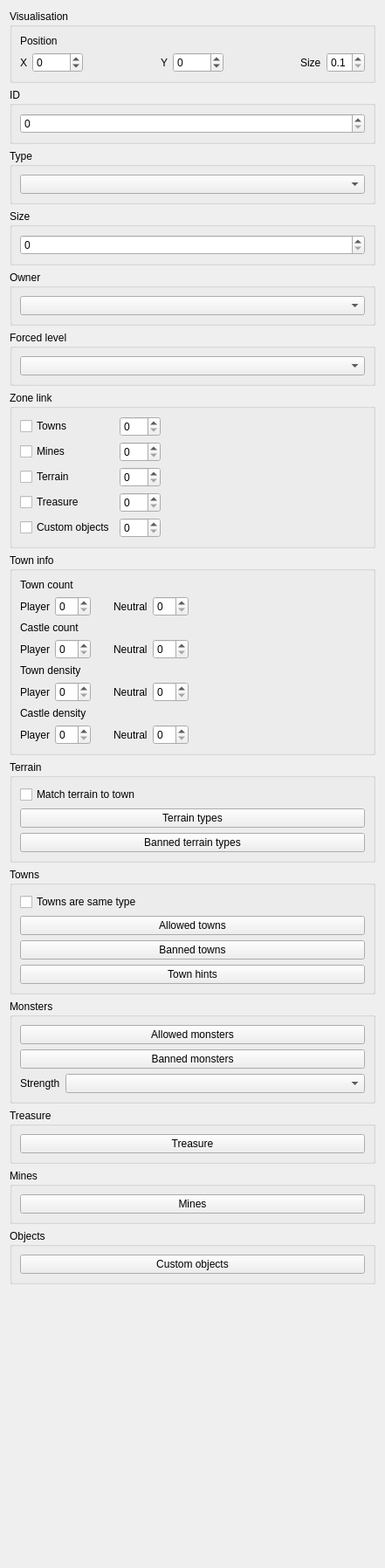
       <widget class="QWidget" name="pageZone">
        <property name="geometry">
         <rect>
          <x>0</x>
          <y>-106</y>
          <width>441</width>
          <height>1796</height>
         </rect>
        </property>
        <attribute name="label">
         <string>Zone</string>
        </attribute>
        <layout class="QVBoxLayout" name="verticalLayout_3">
         <item>
          <widget class="QGroupBox" name="groupBoxVisualisation">
           <property name="title">
            <string>Visualisation</string>
           </property>
           <layout class="QVBoxLayout" name="verticalLayout_7">
            <item>
             <widget class="QLabel" name="labelZoneVisPos">
              <property name="text">
               <string>Position</string>
              </property>
             </widget>
            </item>
            <item>
             <layout class="QHBoxLayout" name="horizontalLayout_4">
              <property name="topMargin">
               <number>0</number>
              </property>
              <item>
               <widget class="QLabel" name="labelZoneVisPosX">
                <property name="text">
                 <string>X</string>
                </property>
               </widget>
              </item>
              <item>
               <widget class="QSpinBox" name="spinBoxZoneVisPosX">
                <property name="minimum">
                 <number>-9999</number>
                </property>
                <property name="maximum">
                 <number>9999</number>
                </property>
               </widget>
              </item>
              <item>
               <spacer name="horizontalSpacer_13">
                <property name="orientation">
                 <enum>Qt::Horizontal</enum>
                </property>
                <property name="sizeHint" stdset="0">
                 <size>
                  <width>40</width>
                  <height>20</height>
                 </size>
                </property>
               </spacer>
              </item>
              <item>
               <widget class="QLabel" name="labelZoneVisPosY">
                <property name="text">
                 <string>Y</string>
                </property>
               </widget>
              </item>
              <item>
               <widget class="QSpinBox" name="spinBoxZoneVisPosY">
                <property name="minimum">
                 <number>-9999</number>
                </property>
                <property name="maximum">
                 <number>9999</number>
                </property>
               </widget>
              </item>
              <item>
               <spacer name="horizontalSpacer_14">
                <property name="orientation">
                 <enum>Qt::Horizontal</enum>
                </property>
                <property name="sizeHint" stdset="0">
                 <size>
                  <width>40</width>
                  <height>20</height>
                 </size>
                </property>
               </spacer>
              </item>
              <item>
               <widget class="QLabel" name="labelZonePosVisSize">
                <property name="text">
                 <string>Size</string>
                </property>
               </widget>
              </item>
              <item>
               <widget class="QDoubleSpinBox" name="doubleSpinBoxZoneVisSize">
                <property name="decimals">
                 <number>1</number>
                </property>
                <property name="minimum">
                 <double>0.100000000000000</double>
                </property>
                <property name="maximum">
                 <double>9.900000000000000</double>
                </property>
                <property name="singleStep">
                 <double>0.100000000000000</double>
                </property>
               </widget>
              </item>
             </layout>
            </item>
           </layout>
          </widget>
         </item>
         <item>
          <widget class="QGroupBox" name="groupBoxId">
           <property name="title">
            <string>ID</string>
           </property>
           <layout class="QVBoxLayout" name="verticalLayout_8">
            <item>
             <widget class="QSpinBox" name="spinBoxZoneId">
              <property name="maximum">
               <number>999</number>
              </property>
             </widget>
            </item>
           </layout>
          </widget>
         </item>
         <item>
          <widget class="QGroupBox" name="groupBoxType">
           <property name="title">
            <string>Type</string>
           </property>
           <layout class="QVBoxLayout" name="verticalLayout_9">
            <item>
             <widget class="QComboBox" name="comboBoxZoneType"/>
            </item>
           </layout>
          </widget>
         </item>
         <item>
          <widget class="QGroupBox" name="groupBoxSize">
           <property name="title">
            <string>Size</string>
           </property>
           <layout class="QVBoxLayout" name="verticalLayout_10">
            <item>
             <widget class="QSpinBox" name="spinBoxZoneSize">
              <property name="maximum">
               <number>99999</number>
              </property>
             </widget>
            </item>
           </layout>
          </widget>
         </item>
         <item>
          <widget class="QGroupBox" name="groupBoxOwner">
           <property name="title">
            <string>Owner</string>
           </property>
           <layout class="QVBoxLayout" name="verticalLayout_11">
            <item>
             <widget class="QComboBox" name="comboBoxZoneOwner"/>
            </item>
           </layout>
          </widget>
         </item>
         <item>
          <widget class="QGroupBox" name="groupBoxForcedLevel">
           <property name="title">
            <string>Forced level</string>
           </property>
           <layout class="QVBoxLayout" name="verticalLayout_22">
            <item>
             <widget class="QComboBox" name="comboBoxForcedLevel"/>
            </item>
           </layout>
          </widget>
         </item>
         <item>
          <widget class="QGroupBox" name="groupBoxZoneLink">
           <property name="title">
            <string>Zone link</string>
           </property>
           <layout class="QGridLayout" name="gridLayout">
            <item row="3" column="0">
             <widget class="QCheckBox" name="checkBoxZoneLinkMines">
              <property name="text">
               <string>Mines</string>
              </property>
             </widget>
            </item>
            <item row="6" column="0">
             <widget class="QCheckBox" name="checkBoxZoneLinkCustomObjects">
              <property name="text">
               <string>Custom objects</string>
              </property>
             </widget>
            </item>
            <item row="0" column="0">
             <widget class="QCheckBox" name="checkBoxZoneLinkTowns">
              <property name="text">
               <string>Towns</string>
              </property>
             </widget>
            </item>
            <item row="4" column="0">
             <widget class="QCheckBox" name="checkBoxZoneLinkTerrain">
              <property name="text">
               <string>Terrain</string>
              </property>
             </widget>
            </item>
            <item row="3" column="1">
             <widget class="QSpinBox" name="spinBoxZoneLinkMines">
              <property name="minimum">
               <number>0</number>
              </property>
              <property name="maximum">
               <number>999</number>
              </property>
             </widget>
            </item>
            <item row="5" column="0">
             <widget class="QCheckBox" name="checkBoxZoneLinkTreasure">
              <property name="text">
               <string>Treasure</string>
              </property>
             </widget>
            </item>
            <item row="4" column="1">
             <widget class="QSpinBox" name="spinBoxZoneLinkTerrain">
              <property name="minimum">
               <number>0</number>
              </property>
              <property name="maximum">
               <number>999</number>
              </property>
             </widget>
            </item>
            <item row="5" column="1">
             <widget class="QSpinBox" name="spinBoxZoneLinkTreasure">
              <property name="minimum">
               <number>0</number>
              </property>
              <property name="maximum">
               <number>999</number>
              </property>
             </widget>
            </item>
            <item row="0" column="1">
             <widget class="QSpinBox" name="spinBoxZoneLinkTowns">
              <property name="minimum">
               <number>0</number>
              </property>
              <property name="maximum">
               <number>999</number>
              </property>
             </widget>
            </item>
            <item row="6" column="1">
             <widget class="QSpinBox" name="spinBoxZoneLinkCustomObjects">
              <property name="minimum">
               <number>0</number>
              </property>
              <property name="maximum">
               <number>999</number>
              </property>
             </widget>
            </item>
            <item row="0" column="2">
             <spacer name="horizontalSpacer_19">
              <property name="orientation">
               <enum>Qt::Horizontal</enum>
              </property>
              <property name="sizeHint" stdset="0">
               <size>
                <width>40</width>
                <height>20</height>
               </size>
              </property>
             </spacer>
            </item>
           </layout>
          </widget>
         </item>
         <item>
          <widget class="QGroupBox" name="groupBoxTownInfo">
           <property name="title">
            <string>Town info</string>
           </property>
           <layout class="QVBoxLayout" name="verticalLayout_12">
            <item>
             <widget class="QLabel" name="labelTownCount">
              <property name="text">
               <string>Town count</string>
              </property>
             </widget>
            </item>
            <item>
             <layout class="QHBoxLayout" name="horizontalLayout_5">
              <property name="topMargin">
               <number>0</number>
              </property>
              <item>
               <widget class="QLabel" name="labelTownCountPlayer">
                <property name="text">
                 <string>Player</string>
                </property>
               </widget>
              </item>
              <item>
               <widget class="QSpinBox" name="spinBoxTownCountPlayer"/>
              </item>
              <item>
               <spacer name="horizontalSpacer_9">
                <property name="orientation">
                 <enum>Qt::Horizontal</enum>
                </property>
                <property name="sizeType">
                 <enum>QSizePolicy::Fixed</enum>
                </property>
                <property name="sizeHint" stdset="0">
                 <size>
                  <width>20</width>
                  <height>20</height>
                 </size>
                </property>
               </spacer>
              </item>
              <item>
               <widget class="QLabel" name="labelTownCountNeutral">
                <property name="text">
                 <string>Neutral</string>
                </property>
               </widget>
              </item>
              <item>
               <widget class="QSpinBox" name="spinBoxTownCountNeutral"/>
              </item>
              <item>
               <spacer name="horizontalSpacer_15">
                <property name="orientation">
                 <enum>Qt::Horizontal</enum>
                </property>
                <property name="sizeHint" stdset="0">
                 <size>
                  <width>40</width>
                  <height>20</height>
                 </size>
                </property>
               </spacer>
              </item>
             </layout>
            </item>
            <item>
             <widget class="QLabel" name="labelCastleCount">
              <property name="text">
               <string>Castle count</string>
              </property>
             </widget>
            </item>
            <item>
             <layout class="QHBoxLayout" name="horizontalLayout_6">
              <property name="topMargin">
               <number>0</number>
              </property>
              <item>
               <widget class="QLabel" name="labelCastleCountPlayer">
                <property name="text">
                 <string>Player</string>
                </property>
               </widget>
              </item>
              <item>
               <widget class="QSpinBox" name="spinBoxCastleCountPlayer"/>
              </item>
              <item>
               <spacer name="horizontalSpacer_10">
                <property name="orientation">
                 <enum>Qt::Horizontal</enum>
                </property>
                <property name="sizeType">
                 <enum>QSizePolicy::Fixed</enum>
                </property>
                <property name="sizeHint" stdset="0">
                 <size>
                  <width>20</width>
                  <height>20</height>
                 </size>
                </property>
               </spacer>
              </item>
              <item>
               <widget class="QLabel" name="labelCastleCountNeutral">
                <property name="text">
                 <string>Neutral</string>
                </property>
               </widget>
              </item>
              <item>
               <widget class="QSpinBox" name="spinBoxCastleCountNeutral"/>
              </item>
              <item>
               <spacer name="horizontalSpacer_16">
                <property name="orientation">
                 <enum>Qt::Horizontal</enum>
                </property>
                <property name="sizeHint" stdset="0">
                 <size>
                  <width>40</width>
                  <height>20</height>
                 </size>
                </property>
               </spacer>
              </item>
             </layout>
            </item>
            <item>
             <widget class="QLabel" name="labelTownDensity">
              <property name="text">
               <string>Town density</string>
              </property>
             </widget>
            </item>
            <item>
             <layout class="QHBoxLayout" name="horizontalLayout_7">
              <property name="topMargin">
               <number>0</number>
              </property>
              <item>
               <widget class="QLabel" name="labelTownDensityPlayer">
                <property name="text">
                 <string>Player</string>
                </property>
               </widget>
              </item>
              <item>
               <widget class="QSpinBox" name="spinBoxTownDensityPlayer"/>
              </item>
              <item>
               <spacer name="horizontalSpacer_11">
                <property name="orientation">
                 <enum>Qt::Horizontal</enum>
                </property>
                <property name="sizeType">
                 <enum>QSizePolicy::Fixed</enum>
                </property>
                <property name="sizeHint" stdset="0">
                 <size>
                  <width>20</width>
                  <height>20</height>
                 </size>
                </property>
               </spacer>
              </item>
              <item>
               <widget class="QLabel" name="labelTownDensityNeutral">
                <property name="text">
                 <string>Neutral</string>
                </property>
               </widget>
              </item>
              <item>
               <widget class="QSpinBox" name="spinBoxTownDensityNeutral"/>
              </item>
              <item>
               <spacer name="horizontalSpacer_17">
                <property name="orientation">
                 <enum>Qt::Horizontal</enum>
                </property>
                <property name="sizeHint" stdset="0">
                 <size>
                  <width>40</width>
                  <height>20</height>
                 </size>
                </property>
               </spacer>
              </item>
             </layout>
            </item>
            <item>
             <widget class="QLabel" name="labelCastleDensity">
              <property name="text">
               <string>Castle density</string>
              </property>
             </widget>
            </item>
            <item>
             <layout class="QHBoxLayout" name="horizontalLayout_8">
              <property name="topMargin">
               <number>0</number>
              </property>
              <item>
               <widget class="QLabel" name="labelCastleDensityPlayer">
                <property name="text">
                 <string>Player</string>
                </property>
               </widget>
              </item>
              <item>
               <widget class="QSpinBox" name="spinBoxCastleDensityPlayer"/>
              </item>
              <item>
               <spacer name="horizontalSpacer_12">
                <property name="orientation">
                 <enum>Qt::Horizontal</enum>
                </property>
                <property name="sizeType">
                 <enum>QSizePolicy::Fixed</enum>
                </property>
                <property name="sizeHint" stdset="0">
                 <size>
                  <width>20</width>
                  <height>20</height>
                 </size>
                </property>
               </spacer>
              </item>
              <item>
               <widget class="QLabel" name="labelCastleDensityNeutral">
                <property name="text">
                 <string>Neutral</string>
                </property>
               </widget>
              </item>
              <item>
               <widget class="QSpinBox" name="spinBoxCastleDensityNeutral"/>
              </item>
              <item>
               <spacer name="horizontalSpacer_18">
                <property name="orientation">
                 <enum>Qt::Horizontal</enum>
                </property>
                <property name="sizeHint" stdset="0">
                 <size>
                  <width>40</width>
                  <height>20</height>
                 </size>
                </property>
               </spacer>
              </item>
             </layout>
            </item>
           </layout>
          </widget>
         </item>
         <item>
          <widget class="QGroupBox" name="groupBoxTerrain">
           <property name="title">
            <string>Terrain</string>
           </property>
           <layout class="QVBoxLayout" name="verticalLayout_13">
            <item>
             <widget class="QCheckBox" name="checkBoxMatchTerrainToTown">
              <property name="text">
               <string>Match terrain to town</string>
              </property>
             </widget>
            </item>
            <item>
             <widget class="QPushButton" name="pushButtonOpenTerrainTypes">
              <property name="text">
               <string>Terrain types</string>
              </property>
             </widget>
            </item>
            <item>
             <widget class="QPushButton" name="pushButtonOpenBannedTerrainTypes">
              <property name="text">
               <string>Banned terrain types</string>
              </property>
             </widget>
            </item>
           </layout>
          </widget>
         </item>
         <item>
          <widget class="QGroupBox" name="groupBoxTowns">
           <property name="title">
            <string>Towns</string>
           </property>
           <layout class="QVBoxLayout" name="verticalLayout_14">
            <item>
             <widget class="QCheckBox" name="checkBoxTownsAreSameType">
              <property name="text">
               <string>Towns are same type</string>
              </property>
             </widget>
            </item>
            <item>
             <widget class="QPushButton" name="pushButtonAllowedTowns">
              <property name="text">
               <string>Allowed towns</string>
              </property>
             </widget>
            </item>
            <item>
             <widget class="QPushButton" name="pushButtonBannedTowns">
              <property name="text">
               <string>Banned towns</string>
              </property>
             </widget>
            </item>
            <item>
             <widget class="QPushButton" name="pushButtonTownHints">
              <property name="text">
               <string>Town hints</string>
              </property>
             </widget>
            </item>
           </layout>
          </widget>
         </item>
         <item>
          <widget class="QGroupBox" name="groupBoxMonsters">
           <property name="title">
            <string>Monsters</string>
           </property>
           <layout class="QVBoxLayout" name="verticalLayout_15">
            <item>
             <widget class="QPushButton" name="pushButtonAllowedMonsters">
              <property name="text">
               <string>Allowed monsters</string>
              </property>
             </widget>
            </item>
            <item>
             <widget class="QPushButton" name="pushButtonBannedMonsters">
              <property name="text">
               <string>Banned monsters</string>
              </property>
             </widget>
            </item>
            <item>
             <layout class="QHBoxLayout" name="horizontalLayout_11">
              <property name="topMargin">
               <number>0</number>
              </property>
              <item>
               <widget class="QLabel" name="labelMonsterStrength">
                <property name="sizePolicy">
                 <sizepolicy hsizetype="Minimum" vsizetype="Preferred">
                  <horstretch>0</horstretch>
                  <verstretch>0</verstretch>
                 </sizepolicy>
                </property>
                <property name="text">
                 <string>Strength</string>
                </property>
               </widget>
              </item>
              <item>
               <widget class="QComboBox" name="comboBoxMonsterStrength">
                <property name="sizePolicy">
                 <sizepolicy hsizetype="MinimumExpanding" vsizetype="Fixed">
                  <horstretch>0</horstretch>
                  <verstretch>0</verstretch>
                 </sizepolicy>
                </property>
               </widget>
              </item>
             </layout>
            </item>
           </layout>
          </widget>
         </item>
         <item>
          <widget class="QGroupBox" name="groupBoxTreasure">
           <property name="title">
            <string>Treasure</string>
           </property>
           <layout class="QVBoxLayout" name="verticalLayout_16">
            <item>
             <widget class="QPushButton" name="pushButtonTreasure">
              <property name="text">
               <string>Treasure</string>
              </property>
             </widget>
            </item>
           </layout>
          </widget>
         </item>
         <item>
          <widget class="QGroupBox" name="groupBoxMines">
           <property name="title">
            <string>Mines</string>
           </property>
           <layout class="QVBoxLayout" name="verticalLayout_17">
            <item>
             <widget class="QPushButton" name="pushButtonMines">
              <property name="text">
               <string>Mines</string>
              </property>
             </widget>
            </item>
           </layout>
          </widget>
         </item>
         <item>
          <widget class="QGroupBox" name="groupBoxObjects">
           <property name="title">
            <string>Objects</string>
           </property>
           <layout class="QVBoxLayout" name="verticalLayout_18">
            <item>
             <widget class="QPushButton" name="pushButtonCustomObjects">
              <property name="text">
               <string>Custom objects</string>
              </property>
             </widget>
            </item>
           </layout>
          </widget>
         </item>
         <item>
          <spacer name="verticalSpacer_2">
           <property name="orientation">
            <enum>Qt::Vertical</enum>
           </property>
           <property name="sizeHint" stdset="0">
            <size>
             <width>20</width>
             <height>526</height>
            </size>
           </property>
          </spacer>
         </item>
        </layout>
       </widget>
